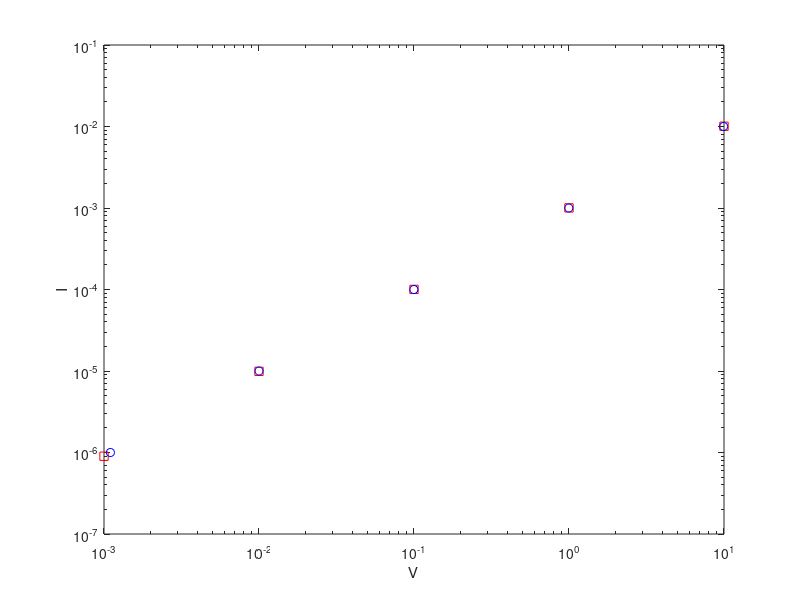

Recreate this plot in MATLAB. (Note: this script raises an error after producing the figure.)
%% Manual measurements in V/I mode
figure(1)
vii = [0.9e-6,9.9e-6,0.1003e-3,1.0037e-3,10.080e-3];
viv = [0.001,0.01,0.1,1.0,10.0];
%loglog(viv,vii, 'r')
h1 = loglog(viv,vii, 'sr')
hold on;
xlabel('V');
ylabel('I');

% Manual measurements in I/V mode
ivv = [0.0011, 0.010, 0.0998, 0.997, 9.94];
ivi = [1e-6, 10e-6, 100e-6, 1e-3, 10e-3];
%loglog(ivv,ivi, 'b')
loglog(ivv,ivi, 'ob')
fitvi = fit(viv',vii','a*x')
plot(viv,viv*fitvi.a,'r-')
fitiv = fit(ivv',ivi', 'a*x')
plot(ivv, ivv*fitiv.a, 'b-.')
hold off;
xlabel('V/V');
ylabel('I/Ä́');
legend({'V/I mode', 'I/V mode','V/I fit', 'I/V fit'}, 'position', [0.7, 0.40, 0.10, 0.1])
set(h1, 'linewidth',1)
set(gca,'Fontsize',6)
title('Experiment 1 resistor V/I characteristic')
xlabel('$V_R$ / V', 'Interpreter', 'LaTeX')
ylabel('$I_R$ / A', 'Interpreter', 'LaTeX')
xlim([0 10.1])
saveas(gcf,'./figs/manual-measure.eps','epsc')
